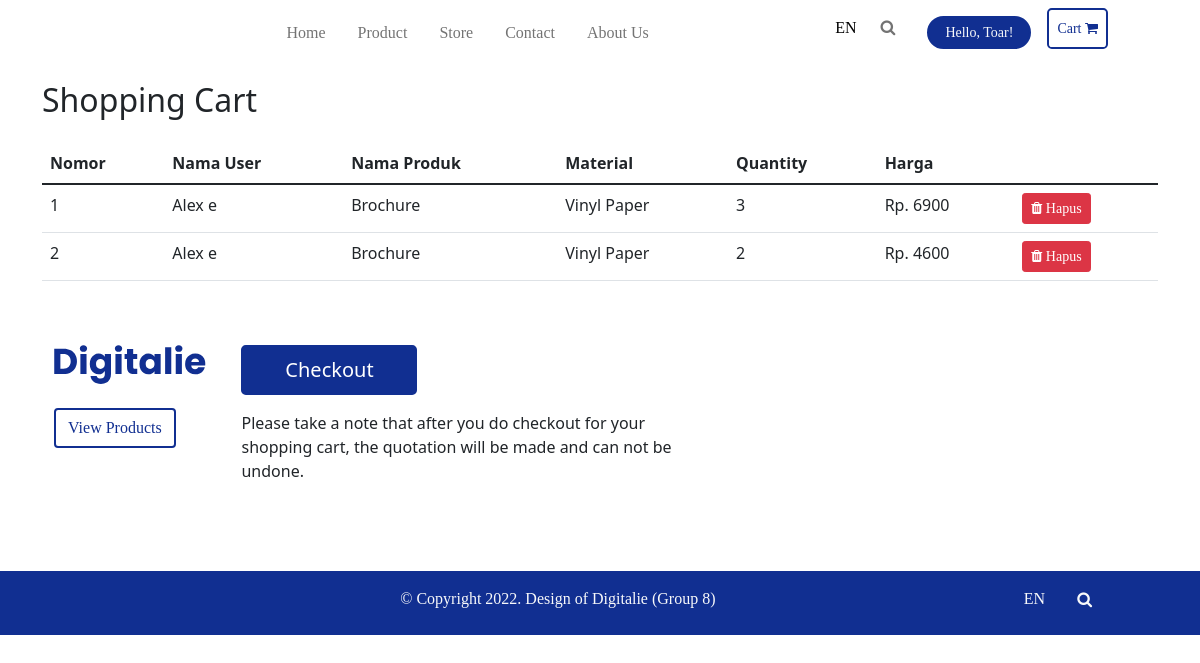
The page /cart.php (signed in) on the database its author committed.
### tables this page shows
CREATE TABLE `users` (
  `id` int(11) NOT NULL,
  `fname` varchar(255) NOT NULL,
  `lname` varchar(255) NOT NULL,
  `email` varchar(255) NOT NULL,
  `password` varchar(255) NOT NULL,
  `phone` varchar(255) NOT NULL,
  `address` varchar(255) NOT NULL,
  `role` varchar(255) NOT NULL,
  `created_at` date NOT NULL DEFAULT current_timestamp()
);

CREATE TABLE `shopping_cart` (
  `cart_id` int(11) NOT NULL,
  `date` date NOT NULL DEFAULT current_timestamp(),
  `fname` varchar(255) NOT NULL,
  `lname` varchar(255) NOT NULL,
  `nama_produk` varchar(255) NOT NULL,
  `harga_jual` double NOT NULL,
  `total` int(11) NOT NULL,
  `phone` varchar(150) NOT NULL,
  `address` varchar(255) NOT NULL,
  `confirm` varchar(255) NOT NULL,
  `id_material` int(11) NOT NULL,
  `quantity` int(11) NOT NULL,
  `status_order` varchar(255) NOT NULL,
  `user_id` int(11) NOT NULL,
  `desain` varchar(255) NOT NULL,
  `bukti_pembayaran` varchar(255) NOT NULL
);

CREATE TABLE `material` (
  `id_material` int(11) NOT NULL,
  `nama_material` varchar(150) NOT NULL,
  `deskripsi_material` varchar(255) NOT NULL,
  `harga_beli_material` double NOT NULL,
  `harga_jual_material` double NOT NULL,
  `gambar_material` varchar(255) NOT NULL
);

### cart.php (the view, shortened to what this page needs)
<?php
include_once 'conn.php';
if (!isset($_SESSION['id']) == FALSE) {
    $sql = "SELECT id, fname, lname, email, password, phone, address, role FROM users WHERE id = '$_SESSION[id]'";
} else {
    $sql = "SELECT id, fname, lname, email, password, phone, address, role FROM users";
}
$mysql = $conn->query("SELECT
   * FROM shopping_cart JOIN material ON material.id_material=shopping_cart.id_material WHERE user_id ='$_SESSION[id]'");
$result2 = mysqli_query($conn, $sql);
$row2 = mysqli_fetch_assoc($result2);
?>
<!doctype html>
<html lang="en">
<head>
    <link rel="stylesheet" href="assets/font/font-face.css">
    <link rel="stylesheet" href="bootstrap_custom.css">
    <link rel="stylesheet" href="style.css">
    <link rel="stylesheet" href="https://cdnjs.cloudflare.com/ajax/libs/font-awesome/4.7.0/css/font-awesome.min.css">
    <link href="https://cdn.jsdelivr.net/npm/bootstrap@5.1.3/dist/css/bootstrap.min.css" rel="stylesheet">
</head>
<body>
    <nav class="navbar navbar-expand-md navbar-light px-6 font-regular" id="navbar">
        <div class="container-fluid">
            <div class="collapse navbar-collapse" id="navbarsExample04">
                <ul class="navbar-nav mx-auto mb-2 mb-md-0">
                    <?php if (isset($_SESSION['role']) && $_SESSION['role'] == "admin") {
                    ?>
                        <?php
                        echo "<li class='nav-item mx-2'><a class='nav-link' aria-current='page' href='index_product.php'>Add Product</a></li><li class='nav-item mx-2'><a class='nav-link' aria-current='page' href='index_material.php'>Add Material</a></li>";
                        ?>
                    <?php } else { ?>
                        <li class="nav-item mx-2">
                            <a class="nav-link" aria-current="page" href="main.php">Home</a>
                        </li>
                        <li class="nav-item mx-2 dropdown">
                            <a class="nav-link dropdown" href="" id="navbarDarkDropdownMenuLink" role="button" data-bs-toggle="dropdown" aria-expanded="false">Product</a>
                        </li>
                        <li class="nav-item mx-2">
                            <a class="nav-link" href="main.php#jump-ourstore">Store</a>
                        </li>
                        <li class="nav-item mx-2">
                            <a class="nav-link" href="main.php#jump-contact">Contact</a>
                        </li>
                        <li class="nav-item mx-2">
                            <a class="nav-link" href="main.php#jump-aboutus">About Us</a>
                        </li>
                    <?php }  ?>
                </ul>
                <ul class="navbar-nav">
                    <li class="nav-item dropdown">
                        <a class="nav-link dropdown font-semibold text-black" href="#" id="navbarDarkDropdownMenuLink" role="button" data-bs-toggle="dropdown" aria-expanded="false">
                            EN
                        </a>
                    </li>
                    <li class="nav-item mx-2">
                        <a class="nav-link" id="search-button" href="#searchForm" data-target="#searchForm" role="button" aria-expanded="false" data-bs-toggle="collapse">
                            <i class="fa fa-search"></i>
                        </a>
                    </li>
                    <li class="nav-item dropdown mx-2">
                        <a class="nav-link dropdown font-semibold text-black" href="#" id="navbarDarkDropdownMenuLink" role="button" data-bs-toggle="dropdown" aria-expanded="false">
                            <?php if (isset($_SESSION['role']) && $_SESSION['role']) {
                            ?>
                                <?php
                                echo "<button class='btn btn-sm font-medium button-theme text-light rounded-pill px-3' type='button'>Hello, " . $row2['fname'] . "!" . "</button>";
                                ?>
                            <?php } else { ?>
                                <button class="btn btn-sm font-medium button-theme text-light rounded-pill px-3" type="button">Hello, Guest!</button>
                            <?php }  ?>
                        </a>
                    </li>
                    <?php if (isset($_SESSION['role']) && $_SESSION['role'] == "customer") {
                    ?>
                        <?php
                        echo "<li class='nav-item'>
                            <a class='nav-link position-relative btn btn-sm font-medium button-theme2 rounded-3' type='button' href='cart.php'>Cart <i class='fa fa-shopping-cart' aria-hidden='true'></i></a></li>";
                        ?>
                    <?php } else { ?>
                    <?php }  ?>
            </div>
        </div>
    </nav>
    <div class="container">
        <h1 class="h2 mt-3">Shopping Cart</h1>
        <div class="table-responsive mt-4" style="min-height: 300px;">
            <table class="table table-hover">
                <thead class="thead-dark">
                    <th>Nomor</th>
                    <th>Nama User</th>
                    <th>Nama Produk</th>
                    <th>Material</th>
                    <th>Quantity</th>
                    <th>Harga</th>
                </thead>
                <?php
                $i = 0;
                while ($row = $mysql->fetch_assoc()) :
                    $i++;
                ?>
                    <tr>
                        <td class="font-weight-bold"><?= $i; ?></td>
                        <td><?= $row['fname']; ?> <?= $row['lname']; ?></td>
                        <td><?= $row['nama_produk']; ?></td>
                        <td><?= $row['nama_material']; ?></td>
                        <td><?= $row['quantity']; ?></td>
                        <td class="font-weight-bold">Rp. <?= $row['harga_jual']; ?></td>
                        <td>
                            <a class="btn btn-sm btn-danger font-regular" href="crud_cart.php?action=delete&id=<?= $row['id']; ?>" onclick="return confirm('Are you sure want to delete this record?')">
                                <i class="fa fa-trash" aria-hidden="true"></i> Hapus</a>
                        </td>
                    </tr>
                    <form action='cart_process.php' method="post">
                    <?php endwhile; ?>
            </table>
            <div class="container d-flex justify-content-between py-5">
                <div>
                    <img src="assets/Digitalie.svg" alt=""> <br>
                    <a href="products.php" type="button" class="btn btn-primary font-regular btn-block button-theme2 mt-4">View Products</a>
                </div>
                <div>
                    <button class="btn btn-lg btn-primary btn-block" id="button-proceed" type="submit">Checkout</button>
                    <p class="d-block w-50 mt-3">Please take a note that after you do checkout for your shopping cart, the quotation will be made and can not be undone.</p>
                </div>
            </div>
        </div>
    </div>
    <footer>
        <nav class="navbar bottom navbar-expand-sm navbar-dark blue-background px-6 pb-3">
            <div class="container-fluid">
                <div class="text-light font-regular">© Copyright 2022. Design of Digitalie (Group 8)</div>
                <ul class="navbar-nav">
                    <li class="nav-item dropup mx-2">
                        <a class="nav-link dropup font-semibold text-light" href="#" id="navbarDarkDropdownMenuLinkBottom" role="button" data-bs-toggle="dropdown" aria-expanded="false">
                            EN
                        </a>
                    </li>
                    <li class="nav-item mx-2">
                        <a class="nav-link" id="search-button" href="#searchForm" data-target="#searchForm" role="button" aria-expanded="false" data-bs-toggle="collapse">
                            <i class="fa fa-search text-light"></i>
                        </a>
                    </li>
                </ul>
            </div>
        </nav>
    </footer>
</body>
</html>

### style.css (style rules this page uses)
:root { --blue-theme: #112f91; }
body { margin: 0; padding: 0; }
html { scroll-behavior: smooth !important; }
html,body { overflow-x: hidden; }
.blue-background { background-color: var(--blue-theme); }
.container { margin-bottom: 0; }
#navbarsExample04 { transition: height 0.35s ease; }
.font-semibold { font-family: "Poppins Semibold"; }
.font-regular { font-family: "Poppins Regular"; }
.font-medium { font-family: "Poppins Medium"; }
#button-proceed { min-width: 11rem; background-color: var(--blue-theme); border: 2px solid var(--blue-theme); }
.button-theme { background-color: var(--blue-theme) !important; border: 2px solid var(--blue-theme) !important; }
.button-theme2 { color: var(--blue-theme) !important; background-color: white !important; border: 2px solid var(--blue-theme) !important; }

### rows shown on the page
users: fname "Toar"
shopping_cart: fname "Alex", lname "e", nama_produk "Brochure", id_material.nama_material "Vinyl Paper", quantity "3", harga_jual "6900"
shopping_cart: fname "Alex", lname "e", nama_produk "Brochure", id_material.nama_material "Vinyl Paper", quantity "2", harga_jual "4600"
